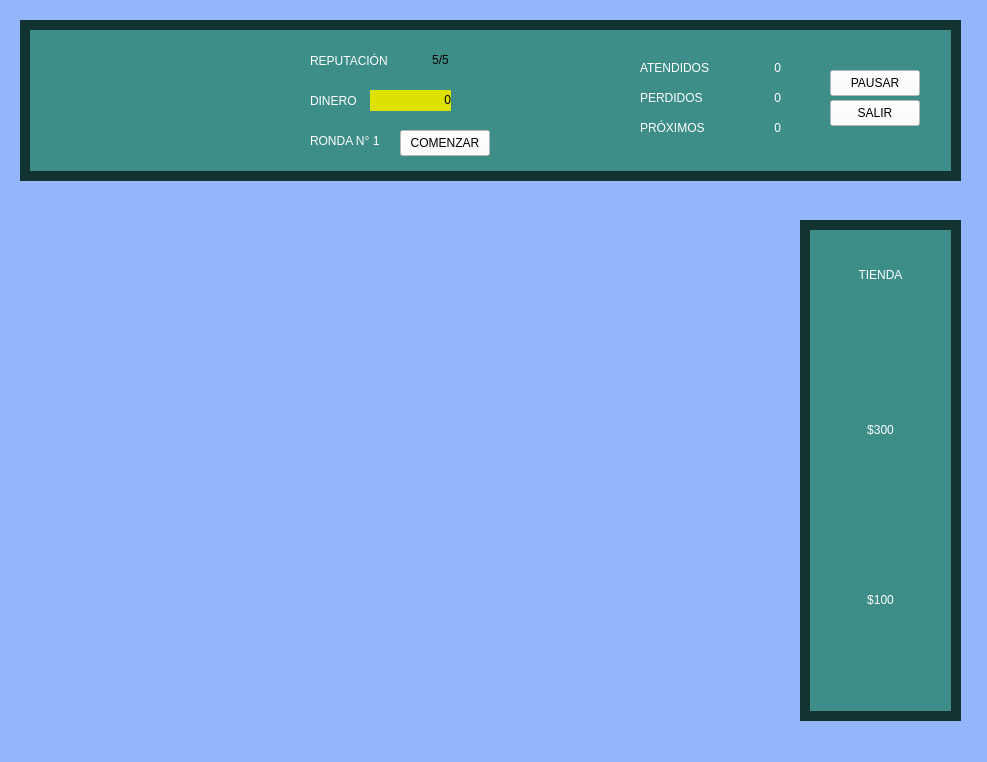
<?xml version="1.0" encoding="UTF-8"?>
<ui version="4.0">
 <class>MainWindow</class>
 <widget class="QMainWindow" name="MainWindow">
  <property name="geometry">
   <rect>
    <x>0</x>
    <y>0</y>
    <width>987</width>
    <height>762</height>
   </rect>
  </property>
  <property name="minimumSize">
   <size>
    <width>987</width>
    <height>762</height>
   </size>
  </property>
  <property name="maximumSize">
   <size>
    <width>987</width>
    <height>762</height>
   </size>
  </property>
  <property name="windowTitle">
   <string>MainWindow</string>
  </property>
  <property name="styleSheet">
   <string notr="true">background-color: rgb(148, 183, 252);</string>
  </property>
  <widget class="QWidget" name="centralwidget">
   <widget class="QLabel" name="label">
    <property name="geometry">
     <rect>
      <x>20</x>
      <y>20</y>
      <width>941</width>
      <height>161</height>
     </rect>
    </property>
    <property name="styleSheet">
     <string notr="true">background-color: rgb(18, 51, 48);</string>
    </property>
    <property name="text">
     <string/>
    </property>
   </widget>
   <widget class="QLabel" name="label_2">
    <property name="geometry">
     <rect>
      <x>30</x>
      <y>30</y>
      <width>921</width>
      <height>141</height>
     </rect>
    </property>
    <property name="styleSheet">
     <string notr="true">background-color: rgb(61, 141, 136);
</string>
    </property>
    <property name="text">
     <string/>
    </property>
   </widget>
   <widget class="QLabel" name="label_3">
    <property name="geometry">
     <rect>
      <x>40</x>
      <y>60</y>
      <width>231</width>
      <height>81</height>
     </rect>
    </property>
    <property name="styleSheet">
     <string notr="true">background-color: rgb(61, 141, 136);</string>
    </property>
    <property name="text">
     <string/>
    </property>
    <property name="pixmap">
     <pixmap>sprites/otros/logo_blanco.png</pixmap>
    </property>
    <property name="scaledContents">
     <bool>true</bool>
    </property>
   </widget>
   <widget class="QWidget" name="gridLayoutWidget">
    <property name="geometry">
     <rect>
      <x>20</x>
      <y>190</y>
      <width>771</width>
      <height>561</height>
     </rect>
    </property>
    <layout class="QGridLayout" name="gridLayout">
     <item row="0" column="0">
      <widget class="QLabel" name="label_8">
       <property name="text">
        <string/>
       </property>
       <property name="pixmap">
        <pixmap>sprites/mapa/mapa_con_borde_1.png</pixmap>
       </property>
       <property name="scaledContents">
        <bool>true</bool>
       </property>
      </widget>
     </item>
    </layout>
   </widget>
   <widget class="QLabel" name="label_4">
    <property name="geometry">
     <rect>
      <x>310</x>
      <y>50</y>
      <width>91</width>
      <height>21</height>
     </rect>
    </property>
    <property name="styleSheet">
     <string notr="true">color: rgb(255, 255, 255);
font: 10pt &quot;MS Shell Dlg 2&quot;;
background-color: rgb(61, 141, 136);</string>
    </property>
    <property name="text">
     <string>REPUTACIÓN</string>
    </property>
   </widget>
   <widget class="QLabel" name="label_5">
    <property name="geometry">
     <rect>
      <x>310</x>
      <y>90</y>
      <width>91</width>
      <height>21</height>
     </rect>
    </property>
    <property name="styleSheet">
     <string notr="true">color: rgb(255, 255, 255);
background-color: rgb(61, 141, 136);
font: 10pt &quot;MS Shell Dlg 2&quot;;</string>
    </property>
    <property name="text">
     <string>DINERO</string>
    </property>
   </widget>
   <widget class="QLabel" name="label_ronda">
    <property name="geometry">
     <rect>
      <x>310</x>
      <y>130</y>
      <width>91</width>
      <height>21</height>
     </rect>
    </property>
    <property name="styleSheet">
     <string notr="true">color: rgb(255, 255, 255);
background-color: rgb(61, 141, 136);
font: 10pt &quot;MS Shell Dlg 2&quot;;</string>
    </property>
    <property name="text">
     <string>RONDA N° 1</string>
    </property>
   </widget>
   <widget class="QLabel" name="label_dinero">
    <property name="geometry">
     <rect>
      <x>370</x>
      <y>90</y>
      <width>81</width>
      <height>21</height>
     </rect>
    </property>
    <property name="styleSheet">
     <string notr="true">background-color: rgb(222, 225, 4);
font: 75 12pt &quot;MS Sans Serif&quot;;
color: rgb(0, 0, 0);</string>
    </property>
    <property name="text">
     <string>&lt;html&gt;&lt;head/&gt;&lt;body&gt;&lt;p align=&quot;right&quot;&gt;0&lt;/p&gt;&lt;/body&gt;&lt;/html&gt;</string>
    </property>
    <property name="textFormat">
     <enum>Qt::AutoText</enum>
    </property>
   </widget>
   <widget class="QLabel" name="label_reputacion">
    <property name="geometry">
     <rect>
      <x>400</x>
      <y>50</y>
      <width>81</width>
      <height>21</height>
     </rect>
    </property>
    <property name="styleSheet">
     <string notr="true">font: 75 12pt &quot;MS Shell Dlg 2&quot;;
color: rgb(0, 0, 0);
background-color: rgb(61, 141, 136);</string>
    </property>
    <property name="text">
     <string>&lt;html&gt;&lt;head/&gt;&lt;body&gt;&lt;p align=&quot;center&quot;&gt;5/5&lt;/p&gt;&lt;/body&gt;&lt;/html&gt;</string>
    </property>
   </widget>
   <widget class="QPushButton" name="button_comenzar">
    <property name="geometry">
     <rect>
      <x>400</x>
      <y>130</y>
      <width>90</width>
      <height>26</height>
     </rect>
    </property>
    <property name="styleSheet">
     <string notr="true">background-color: rgb(255, 255, 255);
font: 8pt &quot;MS Reference Sans Serif&quot;;</string>
    </property>
    <property name="text">
     <string>COMENZAR</string>
    </property>
   </widget>
   <widget class="QLabel" name="label_6">
    <property name="geometry">
     <rect>
      <x>520</x>
      <y>80</y>
      <width>41</width>
      <height>50</height>
     </rect>
    </property>
    <property name="styleSheet">
     <string notr="true">background-color: rgb(61, 141, 136);</string>
    </property>
    <property name="text">
     <string/>
    </property>
    <property name="pixmap">
     <pixmap>sprites/clientes/hamster/hamster_01.png</pixmap>
    </property>
    <property name="scaledContents">
     <bool>true</bool>
    </property>
   </widget>
   <widget class="QLabel" name="label_7">
    <property name="geometry">
     <rect>
      <x>570</x>
      <y>80</y>
      <width>41</width>
      <height>50</height>
     </rect>
    </property>
    <property name="styleSheet">
     <string notr="true">background-color: rgb(61, 141, 136);</string>
    </property>
    <property name="text">
     <string/>
    </property>
    <property name="pixmap">
     <pixmap>sprites/clientes/hamster/hamster_17.png</pixmap>
    </property>
    <property name="scaledContents">
     <bool>true</bool>
    </property>
   </widget>
   <widget class="QLabel" name="label_9">
    <property name="geometry">
     <rect>
      <x>640</x>
      <y>60</y>
      <width>81</width>
      <height>16</height>
     </rect>
    </property>
    <property name="styleSheet">
     <string notr="true">font: 10pt &quot;MS Reference Sans Serif&quot;;
color: rgb(255, 255, 255);
background-color: rgb(61, 141, 136);</string>
    </property>
    <property name="text">
     <string>ATENDIDOS</string>
    </property>
   </widget>
   <widget class="QLabel" name="label_10">
    <property name="geometry">
     <rect>
      <x>640</x>
      <y>90</y>
      <width>81</width>
      <height>16</height>
     </rect>
    </property>
    <property name="styleSheet">
     <string notr="true">color: rgb(255, 255, 255);
font: 10pt &quot;MS Reference Sans Serif&quot;;
background-color: rgb(61, 141, 136);</string>
    </property>
    <property name="text">
     <string>PERDIDOS</string>
    </property>
   </widget>
   <widget class="QLabel" name="label_11">
    <property name="geometry">
     <rect>
      <x>640</x>
      <y>120</y>
      <width>81</width>
      <height>16</height>
     </rect>
    </property>
    <property name="styleSheet">
     <string notr="true">color: rgb(255, 255, 255);
background-color: rgb(61, 141, 136);
font: 10pt &quot;MS Reference Sans Serif&quot;;</string>
    </property>
    <property name="text">
     <string>PRÓXIMOS</string>
    </property>
   </widget>
   <widget class="QLabel" name="label_atendidos">
    <property name="geometry">
     <rect>
      <x>730</x>
      <y>60</y>
      <width>51</width>
      <height>16</height>
     </rect>
    </property>
    <property name="styleSheet">
     <string notr="true">color: rgb(255, 255, 255);
background-color: rgb(61, 141, 136);
font: 10pt &quot;MS Reference Sans Serif&quot;;</string>
    </property>
    <property name="text">
     <string>&lt;html&gt;&lt;head/&gt;&lt;body&gt;&lt;p align=&quot;right&quot;&gt;0&lt;/p&gt;&lt;/body&gt;&lt;/html&gt;</string>
    </property>
   </widget>
   <widget class="QLabel" name="label_perdidos">
    <property name="geometry">
     <rect>
      <x>730</x>
      <y>90</y>
      <width>51</width>
      <height>16</height>
     </rect>
    </property>
    <property name="styleSheet">
     <string notr="true">color: rgb(255, 255, 255);
background-color: rgb(61, 141, 136);
font: 10pt &quot;MS Reference Sans Serif&quot;;</string>
    </property>
    <property name="text">
     <string>&lt;html&gt;&lt;head/&gt;&lt;body&gt;&lt;p align=&quot;right&quot;&gt;0&lt;/p&gt;&lt;/body&gt;&lt;/html&gt;</string>
    </property>
   </widget>
   <widget class="QLabel" name="label_proximos">
    <property name="geometry">
     <rect>
      <x>730</x>
      <y>120</y>
      <width>51</width>
      <height>16</height>
     </rect>
    </property>
    <property name="styleSheet">
     <string notr="true">color: rgb(255, 255, 255);
font: 10pt &quot;MS Reference Sans Serif&quot;;
background-color: rgb(61, 141, 136);</string>
    </property>
    <property name="text">
     <string>&lt;html&gt;&lt;head/&gt;&lt;body&gt;&lt;p align=&quot;right&quot;&gt;0&lt;/p&gt;&lt;/body&gt;&lt;/html&gt;</string>
    </property>
   </widget>
   <widget class="QPushButton" name="button_pausar">
    <property name="geometry">
     <rect>
      <x>830</x>
      <y>70</y>
      <width>90</width>
      <height>26</height>
     </rect>
    </property>
    <property name="styleSheet">
     <string notr="true">background-color: rgb(255, 255, 255);
font: 10pt &quot;MS Reference Sans Serif&quot;;</string>
    </property>
    <property name="text">
     <string>PAUSAR</string>
    </property>
   </widget>
   <widget class="QPushButton" name="button_salir">
    <property name="geometry">
     <rect>
      <x>830</x>
      <y>100</y>
      <width>90</width>
      <height>26</height>
     </rect>
    </property>
    <property name="styleSheet">
     <string notr="true">background-color: rgb(255, 255, 255);
font: 10pt &quot;MS Reference Sans Serif&quot;;</string>
    </property>
    <property name="text">
     <string>SALIR</string>
    </property>
   </widget>
   <widget class="QLabel" name="label_12">
    <property name="geometry">
     <rect>
      <x>800</x>
      <y>220</y>
      <width>161</width>
      <height>501</height>
     </rect>
    </property>
    <property name="styleSheet">
     <string notr="true">background-color: rgb(18, 51, 48);</string>
    </property>
    <property name="text">
     <string/>
    </property>
   </widget>
   <widget class="QLabel" name="label_13">
    <property name="geometry">
     <rect>
      <x>810</x>
      <y>230</y>
      <width>141</width>
      <height>481</height>
     </rect>
    </property>
    <property name="styleSheet">
     <string notr="true">background-color: rgb(61, 141, 136);</string>
    </property>
    <property name="text">
     <string/>
    </property>
   </widget>
   <widget class="QLabel" name="label_14">
    <property name="geometry">
     <rect>
      <x>830</x>
      <y>260</y>
      <width>101</width>
      <height>31</height>
     </rect>
    </property>
    <property name="styleSheet">
     <string notr="true">color: rgb(255, 255, 255);
font: 75 18pt &quot;MS Shell Dlg 2&quot;;
background-color: rgb(61, 141, 136);</string>
    </property>
    <property name="text">
     <string>&lt;html&gt;&lt;head/&gt;&lt;body&gt;&lt;p align=&quot;center&quot;&gt;TIENDA&lt;/p&gt;&lt;/body&gt;&lt;/html&gt;</string>
    </property>
   </widget>
   <widget class="QLabel" name="label_15">
    <property name="geometry">
     <rect>
      <x>830</x>
      <y>320</y>
      <width>101</width>
      <height>101</height>
     </rect>
    </property>
    <property name="styleSheet">
     <string notr="true">background-color: rgb(61, 141, 136);</string>
    </property>
    <property name="text">
     <string/>
    </property>
    <property name="pixmap">
     <pixmap>sprites/chef/meson_01.png</pixmap>
    </property>
    <property name="scaledContents">
     <bool>true</bool>
    </property>
   </widget>
   <widget class="QLabel" name="label_16">
    <property name="geometry">
     <rect>
      <x>840</x>
      <y>420</y>
      <width>81</width>
      <height>21</height>
     </rect>
    </property>
    <property name="styleSheet">
     <string notr="true">color: rgb(255, 255, 255);
background-color: rgb(61, 141, 136);
font: 75 15pt &quot;MS Shell Dlg 2&quot;;</string>
    </property>
    <property name="text">
     <string>&lt;html&gt;&lt;head/&gt;&lt;body&gt;&lt;p align=&quot;center&quot;&gt;$300&lt;/p&gt;&lt;/body&gt;&lt;/html&gt;</string>
    </property>
   </widget>
   <widget class="QLabel" name="label_17">
    <property name="geometry">
     <rect>
      <x>860</x>
      <y>490</y>
      <width>41</width>
      <height>81</height>
     </rect>
    </property>
    <property name="styleSheet">
     <string notr="true">background-color: rgb(61, 141, 136);</string>
    </property>
    <property name="text">
     <string/>
    </property>
    <property name="pixmap">
     <pixmap>sprites/mapa/accesorios/silla_mesa_amarilla.png</pixmap>
    </property>
    <property name="scaledContents">
     <bool>true</bool>
    </property>
   </widget>
   <widget class="QLabel" name="label_18">
    <property name="geometry">
     <rect>
      <x>840</x>
      <y>590</y>
      <width>81</width>
      <height>21</height>
     </rect>
    </property>
    <property name="styleSheet">
     <string notr="true">background-color: rgb(61, 141, 136);
color: rgb(255, 255, 255);
font: 75 15pt &quot;MS Shell Dlg 2&quot;;</string>
    </property>
    <property name="text">
     <string>&lt;html&gt;&lt;head/&gt;&lt;body&gt;&lt;p align=&quot;center&quot;&gt;$100&lt;/p&gt;&lt;/body&gt;&lt;/html&gt;</string>
    </property>
   </widget>
  </widget>
 </widget>
 <resources/>
 <connections/>
</ui>
